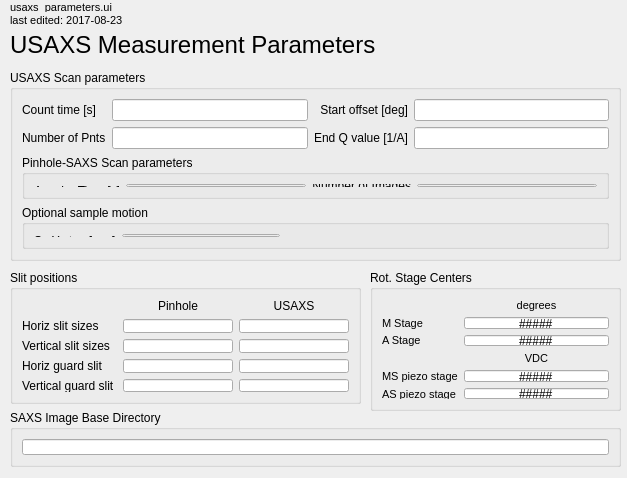
<?xml version="1.0" encoding="UTF-8"?>
<ui version="4.0">
 <class>MainWindow</class>
 <widget class="QMainWindow" name="MainWindow">
  <property name="geometry">
   <rect>
    <x>0</x>
    <y>0</y>
    <width>627</width>
    <height>478</height>
   </rect>
  </property>
  <property name="windowTitle">
   <string>MainWindow</string>
  </property>
  <widget class="QWidget" name="centralwidget">
   <widget class="QLabel" name="label_27">
    <property name="geometry">
     <rect>
      <x>10</x>
      <y>2</y>
      <width>181</width>
      <height>10</height>
     </rect>
    </property>
    <property name="font">
     <font>
      <pointsize>8</pointsize>
     </font>
    </property>
    <property name="styleSheet">
     <string notr="true">color: rgb(0, 0, 0)</string>
    </property>
    <property name="text">
     <string>usaxs_parameters.ui</string>
    </property>
   </widget>
   <widget class="QLabel" name="label_28">
    <property name="geometry">
     <rect>
      <x>10</x>
      <y>12</y>
      <width>181</width>
      <height>16</height>
     </rect>
    </property>
    <property name="font">
     <font>
      <pointsize>8</pointsize>
     </font>
    </property>
    <property name="styleSheet">
     <string notr="true">color:rgb(0, 0, 0)</string>
    </property>
    <property name="text">
     <string>last edited: 2017-08-23</string>
    </property>
   </widget>
   <widget class="QWidget" name="layoutWidget">
    <property name="geometry">
     <rect>
      <x>10</x>
      <y>30</y>
      <width>611</width>
      <height>30</height>
     </rect>
    </property>
    <layout class="QHBoxLayout" name="horizontalLayout">
     <item>
      <widget class="QLabel" name="label_26">
       <property name="font">
        <font>
         <pointsize>18</pointsize>
        </font>
       </property>
       <property name="styleSheet">
        <string notr="true">color: rgb(0, 0, 0)</string>
       </property>
       <property name="text">
        <string>&lt;html&gt;&lt;head/&gt;&lt;body&gt;&lt;p&gt;USAXS Measurement Parameters&lt;/p&gt;&lt;/body&gt;&lt;/html&gt;</string>
       </property>
      </widget>
     </item>
     <item>
      <spacer name="horizontalSpacer_3">
       <property name="orientation">
        <enum>Qt::Horizontal</enum>
       </property>
       <property name="sizeHint" stdset="0">
        <size>
         <width>40</width>
         <height>20</height>
        </size>
       </property>
      </spacer>
     </item>
     <item>
      <widget class="caRelatedDisplay" name="carelateddisplay_4">
       <property name="foreground">
        <color>
         <red>255</red>
         <green>255</green>
         <blue>255</blue>
        </color>
       </property>
       <property name="background">
        <color>
         <red>0</red>
         <green>0</green>
         <blue>140</blue>
        </color>
       </property>
       <property name="labels">
        <string>All Parameters</string>
       </property>
       <property name="files">
        <string>usaxs_parameters_all.ui</string>
       </property>
       <property name="args">
        <string/>
       </property>
       <property name="removeParent" stdset="0">
        <string>false</string>
       </property>
      </widget>
     </item>
    </layout>
   </widget>
   <widget class="QGroupBox" name="groupBox">
    <property name="geometry">
     <rect>
      <x>10</x>
      <y>70</y>
      <width>611</width>
      <height>191</height>
     </rect>
    </property>
    <property name="title">
     <string>USAXS Scan parameters</string>
    </property>
    <layout class="QGridLayout" name="gridLayout_3">
     <item row="6" column="0" colspan="4">
      <widget class="QGroupBox" name="groupBox_6">
       <property name="title">
        <string>Optional sample motion</string>
       </property>
       <layout class="QGridLayout" name="gridLayout_5">
        <item row="0" column="0">
         <widget class="QLabel" name="label_4">
          <property name="text">
           <string>&lt;html&gt;&lt;head/&gt;&lt;body&gt;&lt;p&gt;Sa Y step [mm]&lt;/p&gt;&lt;/body&gt;&lt;/html&gt;</string>
          </property>
         </widget>
        </item>
        <item row="0" column="1">
         <widget class="caTextEntry" name="catextentry_13">
          <property name="channel" stdset="0">
           <string notr="true">9idcLAX:USAXS:Sample_Y_Step.VAL</string>
          </property>
          <property name="background">
           <color>
            <red>115</red>
            <green>215</green>
            <blue>253</blue>
           </color>
          </property>
          <property name="colorMode">
           <enum>caLineEdit::Static</enum>
          </property>
         </widget>
        </item>
        <item row="0" column="2">
         <spacer name="horizontalSpacer">
          <property name="orientation">
           <enum>Qt::Horizontal</enum>
          </property>
          <property name="sizeHint" stdset="0">
           <size>
            <width>149</width>
            <height>2</height>
           </size>
          </property>
         </spacer>
        </item>
        <item row="0" column="3">
         <spacer name="horizontalSpacer_2">
          <property name="orientation">
           <enum>Qt::Horizontal</enum>
          </property>
          <property name="sizeHint" stdset="0">
           <size>
            <width>149</width>
            <height>2</height>
           </size>
          </property>
         </spacer>
        </item>
       </layout>
      </widget>
     </item>
     <item row="3" column="1">
      <widget class="caTextEntry" name="catextentry_10">
       <property name="channel" stdset="0">
        <string notr="true">9idcLAX:USAXS:NumPoints</string>
       </property>
       <property name="background">
        <color>
         <red>115</red>
         <green>215</green>
         <blue>253</blue>
        </color>
       </property>
       <property name="colorMode">
        <enum>caLineEdit::Static</enum>
       </property>
      </widget>
     </item>
     <item row="2" column="1">
      <widget class="caTextEntry" name="catextentry_14">
       <property name="channel" stdset="0">
        <string notr="true">9idcLAX:USAXS:CountTime</string>
       </property>
       <property name="background">
        <color>
         <red>115</red>
         <green>215</green>
         <blue>253</blue>
        </color>
       </property>
       <property name="colorMode">
        <enum>caLineEdit::Static</enum>
       </property>
      </widget>
     </item>
     <item row="2" column="3">
      <widget class="caTextEntry" name="catextentry_9">
       <property name="channel" stdset="0">
        <string notr="true">9idcLAX:USAXS:StartOffset</string>
       </property>
       <property name="background">
        <color>
         <red>115</red>
         <green>215</green>
         <blue>253</blue>
        </color>
       </property>
       <property name="colorMode">
        <enum>caLineEdit::Static</enum>
       </property>
      </widget>
     </item>
     <item row="3" column="2">
      <widget class="QLabel" name="label_7">
       <property name="text">
        <string>&lt;html&gt;&lt;head/&gt;&lt;body&gt;&lt;p&gt;End Q value [1/A]&lt;/p&gt;&lt;/body&gt;&lt;/html&gt;</string>
       </property>
       <property name="alignment">
        <set>Qt::AlignRight|Qt::AlignTrailing|Qt::AlignVCenter</set>
       </property>
      </widget>
     </item>
     <item row="2" column="0">
      <widget class="QLabel" name="label_8">
       <property name="text">
        <string>Count time [s]</string>
       </property>
      </widget>
     </item>
     <item row="3" column="0">
      <widget class="QLabel" name="label_6">
       <property name="text">
        <string>&lt;html&gt;&lt;head/&gt;&lt;body&gt;&lt;p&gt;Number of Pnts&lt;/p&gt;&lt;/body&gt;&lt;/html&gt;</string>
       </property>
      </widget>
     </item>
     <item row="2" column="2">
      <widget class="QLabel" name="label_3">
       <property name="text">
        <string>&lt;html&gt;&lt;head/&gt;&lt;body&gt;&lt;p&gt;Start offset [deg]&lt;/p&gt;&lt;/body&gt;&lt;/html&gt;</string>
       </property>
       <property name="alignment">
        <set>Qt::AlignRight|Qt::AlignTrailing|Qt::AlignVCenter</set>
       </property>
      </widget>
     </item>
     <item row="5" column="0" colspan="4">
      <widget class="QGroupBox" name="groupBox_5">
       <property name="title">
        <string>Pinhole-SAXS Scan parameters</string>
       </property>
       <layout class="QGridLayout" name="gridLayout_4">
        <item row="0" column="0">
         <widget class="QLabel" name="label_2">
          <property name="text">
           <string>&lt;html&gt;&lt;head/&gt;&lt;body&gt;&lt;p&gt;Acquire Time [s]&lt;/p&gt;&lt;/body&gt;&lt;/html&gt;</string>
          </property>
         </widget>
        </item>
        <item row="0" column="1">
         <widget class="caTextEntry" name="catextentry_15">
          <property name="channel" stdset="0">
           <string notr="true">9idcLAX:SAXS:AcquireTime</string>
          </property>
          <property name="background">
           <color>
            <red>115</red>
            <green>215</green>
            <blue>253</blue>
           </color>
          </property>
          <property name="colorMode">
           <enum>caLineEdit::Static</enum>
          </property>
         </widget>
        </item>
        <item row="0" column="2">
         <widget class="QLabel" name="label_5">
          <property name="text">
           <string>Number of Images</string>
          </property>
          <property name="alignment">
           <set>Qt::AlignRight|Qt::AlignTrailing|Qt::AlignVCenter</set>
          </property>
         </widget>
        </item>
        <item row="0" column="3">
         <widget class="caTextEntry" name="catextentry_11">
          <property name="channel" stdset="0">
           <string notr="true">9idcLAX:SAXS:NumImages</string>
          </property>
          <property name="background">
           <color>
            <red>115</red>
            <green>215</green>
            <blue>253</blue>
           </color>
          </property>
          <property name="colorMode">
           <enum>caLineEdit::Static</enum>
          </property>
         </widget>
        </item>
       </layout>
      </widget>
     </item>
     <item row="3" column="3">
      <widget class="caTextEntry" name="catextentry_12">
       <property name="channel" stdset="0">
        <string notr="true">9idcLAX:USAXS:Finish</string>
       </property>
       <property name="background">
        <color>
         <red>115</red>
         <green>215</green>
         <blue>253</blue>
        </color>
       </property>
       <property name="colorMode">
        <enum>caLineEdit::Static</enum>
       </property>
      </widget>
     </item>
    </layout>
   </widget>
   <widget class="QGroupBox" name="groupBox_2">
    <property name="geometry">
     <rect>
      <x>10</x>
      <y>270</y>
      <width>351</width>
      <height>134</height>
     </rect>
    </property>
    <property name="title">
     <string>Slit positions</string>
    </property>
    <layout class="QGridLayout" name="gridLayout">
     <item row="0" column="1">
      <widget class="QLabel" name="label_13">
       <property name="text">
        <string>&lt;html&gt;&lt;head/&gt;&lt;body&gt;&lt;p&gt;Pinhole&lt;/p&gt;&lt;/body&gt;&lt;/html&gt;</string>
       </property>
       <property name="alignment">
        <set>Qt::AlignCenter</set>
       </property>
      </widget>
     </item>
     <item row="0" column="2">
      <widget class="QLabel" name="label_15">
       <property name="text">
        <string>&lt;html&gt;&lt;head/&gt;&lt;body&gt;&lt;p&gt;USAXS&lt;/p&gt;&lt;/body&gt;&lt;/html&gt;</string>
       </property>
       <property name="alignment">
        <set>Qt::AlignCenter</set>
       </property>
      </widget>
     </item>
     <item row="1" column="0">
      <widget class="QLabel" name="label_17">
       <property name="text">
        <string>&lt;html&gt;&lt;head/&gt;&lt;body&gt;&lt;p&gt;Horiz slit sizes&lt;/p&gt;&lt;/body&gt;&lt;/html&gt;</string>
       </property>
      </widget>
     </item>
     <item row="1" column="1">
      <widget class="caTextEntry" name="catextentry_18">
       <property name="channel" stdset="0">
        <string notr="true">9idcLAX:SAXS:SAXS_hslit_ap</string>
       </property>
       <property name="background">
        <color>
         <red>115</red>
         <green>215</green>
         <blue>253</blue>
        </color>
       </property>
       <property name="colorMode">
        <enum>caLineEdit::Static</enum>
       </property>
      </widget>
     </item>
     <item row="1" column="2">
      <widget class="caTextEntry" name="catextentry_16">
       <property name="channel" stdset="0">
        <string notr="true">9idcLAX:SAXS:USAXS_hslit_ap</string>
       </property>
       <property name="background">
        <color>
         <red>115</red>
         <green>215</green>
         <blue>253</blue>
        </color>
       </property>
       <property name="colorMode">
        <enum>caLineEdit::Static</enum>
       </property>
      </widget>
     </item>
     <item row="2" column="0">
      <widget class="QLabel" name="label_12">
       <property name="text">
        <string>&lt;html&gt;&lt;head/&gt;&lt;body&gt;&lt;p&gt;Vertical slit sizes&lt;/p&gt;&lt;/body&gt;&lt;/html&gt;</string>
       </property>
      </widget>
     </item>
     <item row="2" column="1">
      <widget class="caTextEntry" name="catextentry_23">
       <property name="channel" stdset="0">
        <string notr="true">9idcLAX:SAXS:SAXS_vslit_ap</string>
       </property>
       <property name="background">
        <color>
         <red>115</red>
         <green>215</green>
         <blue>253</blue>
        </color>
       </property>
       <property name="colorMode">
        <enum>caLineEdit::Static</enum>
       </property>
      </widget>
     </item>
     <item row="2" column="2">
      <widget class="caTextEntry" name="catextentry_19">
       <property name="channel" stdset="0">
        <string notr="true">9idcLAX:SAXS:USAXS_vslit_ap</string>
       </property>
       <property name="background">
        <color>
         <red>115</red>
         <green>215</green>
         <blue>253</blue>
        </color>
       </property>
       <property name="colorMode">
        <enum>caLineEdit::Static</enum>
       </property>
      </widget>
     </item>
     <item row="3" column="0">
      <widget class="QLabel" name="label_16">
       <property name="text">
        <string>&lt;html&gt;&lt;head/&gt;&lt;body&gt;&lt;p&gt;Horiz guard slit &lt;/p&gt;&lt;/body&gt;&lt;/html&gt;</string>
       </property>
      </widget>
     </item>
     <item row="3" column="1">
      <widget class="caTextEntry" name="catextentry_17">
       <property name="channel" stdset="0">
        <string notr="true">9idcLAX:SAXS:SAXS_hgslit_ap</string>
       </property>
       <property name="background">
        <color>
         <red>115</red>
         <green>215</green>
         <blue>253</blue>
        </color>
       </property>
       <property name="colorMode">
        <enum>caLineEdit::Static</enum>
       </property>
      </widget>
     </item>
     <item row="3" column="2">
      <widget class="caTextEntry" name="catextentry_20">
       <property name="channel" stdset="0">
        <string notr="true">9idcLAX:SAXS:USAXS_hgslit_ap</string>
       </property>
       <property name="background">
        <color>
         <red>115</red>
         <green>215</green>
         <blue>253</blue>
        </color>
       </property>
       <property name="colorMode">
        <enum>caLineEdit::Static</enum>
       </property>
      </widget>
     </item>
     <item row="4" column="0">
      <widget class="QLabel" name="label_14">
       <property name="text">
        <string>&lt;html&gt;&lt;head/&gt;&lt;body&gt;&lt;p&gt;Vertical guard slit &lt;/p&gt;&lt;/body&gt;&lt;/html&gt;</string>
       </property>
      </widget>
     </item>
     <item row="4" column="1">
      <widget class="caTextEntry" name="catextentry_21">
       <property name="channel" stdset="0">
        <string notr="true">9idcLAX:SAXS:SAXS_vgslit_ap</string>
       </property>
       <property name="background">
        <color>
         <red>115</red>
         <green>215</green>
         <blue>253</blue>
        </color>
       </property>
       <property name="colorMode">
        <enum>caLineEdit::Static</enum>
       </property>
      </widget>
     </item>
     <item row="4" column="2">
      <widget class="caTextEntry" name="catextentry_22">
       <property name="channel" stdset="0">
        <string notr="true">9idcLAX:SAXS:USAXS_vgslit_ap</string>
       </property>
       <property name="background">
        <color>
         <red>115</red>
         <green>215</green>
         <blue>253</blue>
        </color>
       </property>
       <property name="colorMode">
        <enum>caLineEdit::Static</enum>
       </property>
      </widget>
     </item>
    </layout>
   </widget>
   <widget class="QGroupBox" name="groupBox_4">
    <property name="geometry">
     <rect>
      <x>10</x>
      <y>410</y>
      <width>611</width>
      <height>57</height>
     </rect>
    </property>
    <property name="title">
     <string>SAXS Image Base Directory</string>
    </property>
    <layout class="QVBoxLayout" name="verticalLayout">
     <item>
      <spacer name="verticalSpacer">
       <property name="orientation">
        <enum>Qt::Vertical</enum>
       </property>
       <property name="sizeHint" stdset="0">
        <size>
         <width>20</width>
         <height>40</height>
        </size>
       </property>
      </spacer>
     </item>
     <item>
      <widget class="caTextEntry" name="catextentry_28">
       <property name="channel" stdset="0">
        <string notr="true">9idcLAX:SAXS:directory</string>
       </property>
       <property name="background">
        <color>
         <red>115</red>
         <green>215</green>
         <blue>253</blue>
        </color>
       </property>
       <property name="colorMode">
        <enum>caLineEdit::Static</enum>
       </property>
      </widget>
     </item>
    </layout>
   </widget>
   <widget class="QGroupBox" name="groupBox_3">
    <property name="geometry">
     <rect>
      <x>370</x>
      <y>270</y>
      <width>251</width>
      <height>141</height>
     </rect>
    </property>
    <property name="title">
     <string>Rot. Stage Centers</string>
    </property>
    <layout class="QGridLayout" name="gridLayout_2">
     <item row="1" column="1">
      <widget class="caLineEdit" name="calineedit_80">
       <property name="text">
        <string>#####</string>
       </property>
       <property name="alignment">
        <set>Qt::AlignCenter</set>
       </property>
       <property name="channel" stdset="0">
        <string notr="true">9idcLAX:USAXS:MRcenter.VAL</string>
       </property>
      </widget>
     </item>
     <item row="3" column="1">
      <widget class="QLabel" name="label_20">
       <property name="font">
        <font>
         <pointsize>8</pointsize>
        </font>
       </property>
       <property name="text">
        <string>VDC</string>
       </property>
       <property name="alignment">
        <set>Qt::AlignCenter</set>
       </property>
      </widget>
     </item>
     <item row="5" column="0">
      <widget class="QLabel" name="label_23">
       <property name="font">
        <font>
         <pointsize>8</pointsize>
        </font>
       </property>
       <property name="text">
        <string>&lt;html&gt;&lt;head/&gt;&lt;body&gt;&lt;p&gt;AS piezo stage&lt;/p&gt;&lt;/body&gt;&lt;/html&gt;</string>
       </property>
      </widget>
     </item>
     <item row="4" column="0">
      <widget class="QLabel" name="label_24">
       <property name="font">
        <font>
         <pointsize>8</pointsize>
        </font>
       </property>
       <property name="text">
        <string>&lt;html&gt;&lt;head/&gt;&lt;body&gt;&lt;p&gt;MS piezo stage&lt;/p&gt;&lt;/body&gt;&lt;/html&gt;</string>
       </property>
      </widget>
     </item>
     <item row="4" column="1">
      <widget class="caLineEdit" name="calineedit_82">
       <property name="text">
        <string>#####</string>
       </property>
       <property name="alignment">
        <set>Qt::AlignCenter</set>
       </property>
       <property name="channel" stdset="0">
        <string notr="true">9idcLAX:USAXS:MSRcenter.VAL</string>
       </property>
      </widget>
     </item>
     <item row="5" column="1">
      <widget class="caLineEdit" name="calineedit_83">
       <property name="text">
        <string>#####</string>
       </property>
       <property name="alignment">
        <set>Qt::AlignCenter</set>
       </property>
       <property name="channel" stdset="0">
        <string notr="true">9idcLAX:USAXS:ASRcenter.VAL</string>
       </property>
      </widget>
     </item>
     <item row="2" column="1">
      <widget class="caLineEdit" name="calineedit_81">
       <property name="text">
        <string>#####</string>
       </property>
       <property name="alignment">
        <set>Qt::AlignCenter</set>
       </property>
       <property name="channel" stdset="0">
        <string notr="true">9idcLAX:USAXS:ARcenter.VAL</string>
       </property>
      </widget>
     </item>
     <item row="2" column="0">
      <widget class="QLabel" name="label_21">
       <property name="font">
        <font>
         <pointsize>8</pointsize>
        </font>
       </property>
       <property name="text">
        <string>A Stage </string>
       </property>
      </widget>
     </item>
     <item row="1" column="0">
      <widget class="QLabel" name="label_22">
       <property name="font">
        <font>
         <pointsize>8</pointsize>
        </font>
       </property>
       <property name="text">
        <string>M Stage </string>
       </property>
      </widget>
     </item>
     <item row="0" column="1">
      <widget class="QLabel" name="label_25">
       <property name="font">
        <font>
         <pointsize>8</pointsize>
        </font>
       </property>
       <property name="text">
        <string>degrees</string>
       </property>
       <property name="alignment">
        <set>Qt::AlignCenter</set>
       </property>
      </widget>
     </item>
    </layout>
   </widget>
  </widget>
 </widget>
 <customwidgets>
  <customwidget>
   <class>caRelatedDisplay</class>
   <extends>QWidget</extends>
   <header>caRelatedDisplay</header>
  </customwidget>
  <customwidget>
   <class>caTextEntry</class>
   <extends>caLineEdit</extends>
   <header>caTextEntry</header>
  </customwidget>
  <customwidget>
   <class>caLineEdit</class>
   <extends>QLineEdit</extends>
   <header>caLineEdit</header>
  </customwidget>
 </customwidgets>
 <resources/>
 <connections/>
</ui>
